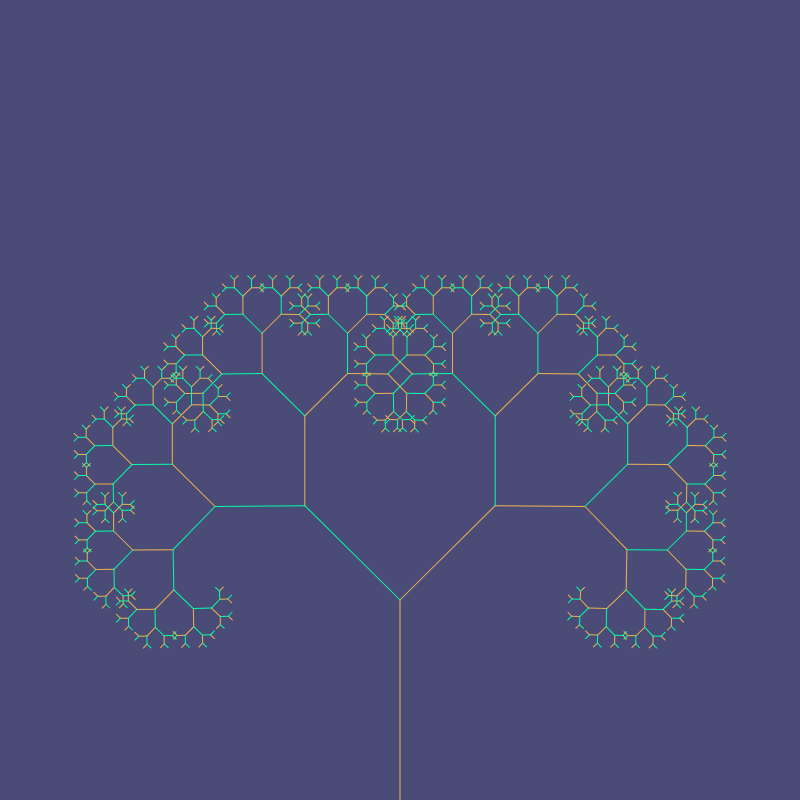
Frame 1 (no input)
Frame 60 (no input): identical to frame 1, image omitted
Frame 120 (the mouse pressed at the canvas centre since frame 60): identical to frame 1, image omitted

The p5.js sketch that drew this single still picture (run headless with seeded random() and noise() and a simulated clock; from frame 60 on, the mouse is pressed at the canvas centre):

// p5.js sketch
// ── sketch.js
var t = 800;
var angle = 0;

function setup() {
    createCanvas(t, t);
    slider = createSlider(0, TWO_PI, PI/4, 0.01);
}

function draw() {
    background('hsla(240, 23%, 38%, 1)');
    angle = slider.value();
    translate(t/2, height);
    stroke('hsla(38, 81%, 62%, 1)');
    branch(t/4);
}

function branch(len){
    line(0, 0, 0, -len);
    translate(0, -len);
    if(len > 6){
        push();
        rotate(angle);
        stroke('hsla(38, 81%, 62%, 1)');
        branch(len*0.67);
        pop();
        push();
        rotate(-angle);
        stroke('hsl(160, 100%, 50%)');
        branch(len*0.67);
        pop();
    }
}
